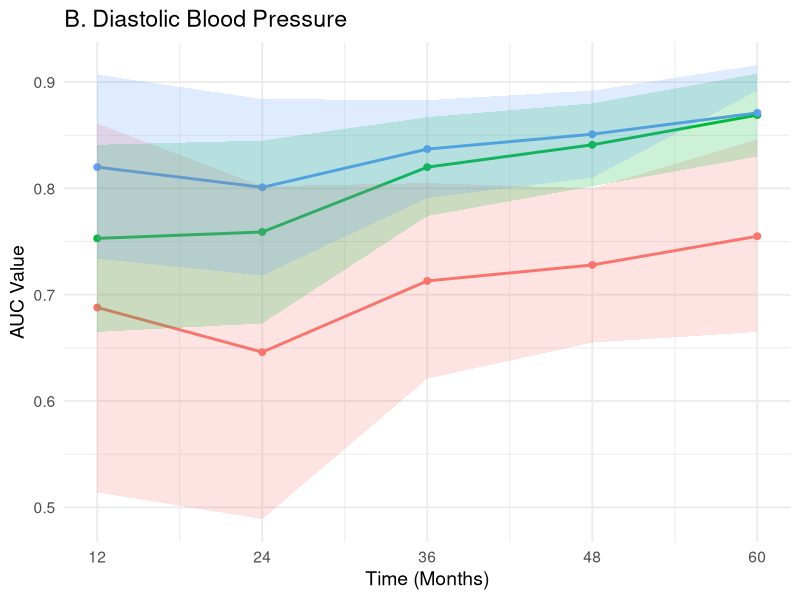

The R script that drew this image:
# Load required libraries
library(ggplot2)
library(dplyr)
library(tidyr)

# Create the data
bp_data <- data.frame(
  time = c(12, 24, 36, 48, 60),
  DBP_AUC = c(0.688, 0.646, 0.713, 0.728, 0.755),
  DBP_lower = c(0.514, 0.489, 0.621, 0.655, 0.665),
  DBP_upper = c(0.861, 0.802, 0.805, 0.800, 0.846),
  BPV_SD_AUC = c(0.753, 0.759, 0.820, 0.841, 0.869),
  BPV_SD_lower = c(0.665, 0.673, 0.774, 0.802, 0.830),
  BPV_SD_upper = c(0.841, 0.845, 0.867, 0.880, 0.908),
  BPV_CV_AUC = c(0.820, 0.801, 0.837, 0.851, 0.871),
  BPV_CV_lower = c(0.734, 0.718, 0.791, 0.810, 0.892),
  BPV_CV_upper = c(0.907, 0.884, 0.883, 0.892, 0.916)
)

# Reshape the data for plotting
bp_long <- bp_data %>%
  pivot_longer(
    cols = -time,
    names_to = c("measure", ".value"),
    names_pattern = "(DBP|BPV_SD|BPV_CV)_(AUC|lower|upper)"
  ) %>%
  mutate(measure = recode(measure,
                          DBP = "Single BP Measurement",
                          BPV_SD = "Diastolic BPV (SD)",
                          BPV_CV = "Diastolic BPV (CV)"),
         measure = factor(measure, levels = c("Single BP Measurement", "Diastolic BPV (SD)", "Diastolic BPV (CV)")))

# Create the plot
auc_plot <- ggplot(bp_long, aes(x = time, y = AUC, color = measure)) +
  geom_line(size = 1) +
  geom_point(size = 2) +
  geom_ribbon(aes(ymin = lower, ymax = upper, fill = measure), alpha = 0.2, color = NA) +
  scale_x_continuous(breaks = c(12, 24, 36, 48, 60)) +
  labs(
    title = "B. Diastolic Blood Pressure",
    x = "Time (Months)",
    y = "AUC Value",
    color = "Measure",
    fill = "Measure"
  ) +
  theme_minimal(base_size = 14) +
  theme(legend.position = "none")



# Save the plot as a high-resolution PNG
ggsave("AUC_comparison_plot_D.png", plot = auc_plot, width = 10, height = 6, dpi = 600)

# Define the data
auc_data <- data.frame(
  time = c(12, 24, 36, 48, 60),
  DBP_AUC = c(0.688, 0.646, 0.713, 0.728, 0.755),
  DBP_lower = c(0.514, 0.489, 0.621, 0.655, 0.665),
  DBP_upper = c(0.861, 0.802, 0.805, 0.800, 0.846),
  BPV_SD_AUC = c(0.753, 0.759, 0.820, 0.841, 0.869),
  BPV_SD_lower = c(0.665, 0.673, 0.774, 0.802, 0.830),
  BPV_SD_upper = c(0.841, 0.845, 0.867, 0.880, 0.908),
  BPV_CV_AUC = c(0.820, 0.801, 0.837, 0.851, 0.871),
  BPV_CV_lower = c(0.734, 0.718, 0.791, 0.810, 0.892),
  BPV_CV_upper = c(0.907, 0.884, 0.883, 0.892, 0.916)
)

# Function to calculate SE from CI
calc_se <- function(lower, upper) {
  (upper - lower) / (2 * 1.96)
}

# Compute P values
p_values <- auc_data %>%
  rowwise() %>%
  mutate(
    SE_DBP = calc_se(DBP_lower, DBP_upper),
    SE_SD = calc_se(BPV_SD_lower, BPV_SD_upper),
    SE_CV = calc_se(BPV_CV_lower, BPV_CV_upper),
    
    Z_SBP_SD = (DBP_AUC - BPV_SD_AUC) / sqrt(SE_DBP^2 + SE_SD^2),
    Z_SBP_CV = (DBP_AUC - BPV_CV_AUC) / sqrt(SE_DBP^2 + SE_CV^2),
    
    P_SBP_SD = 2 * (1 - pnorm(abs(Z_SBP_SD))),
    P_SBP_CV = 2 * (1 - pnorm(abs(Z_SBP_CV)))
  ) %>%
  select(time, P_SBP_SD, P_SBP_CV)

# View results
print(p_values)
